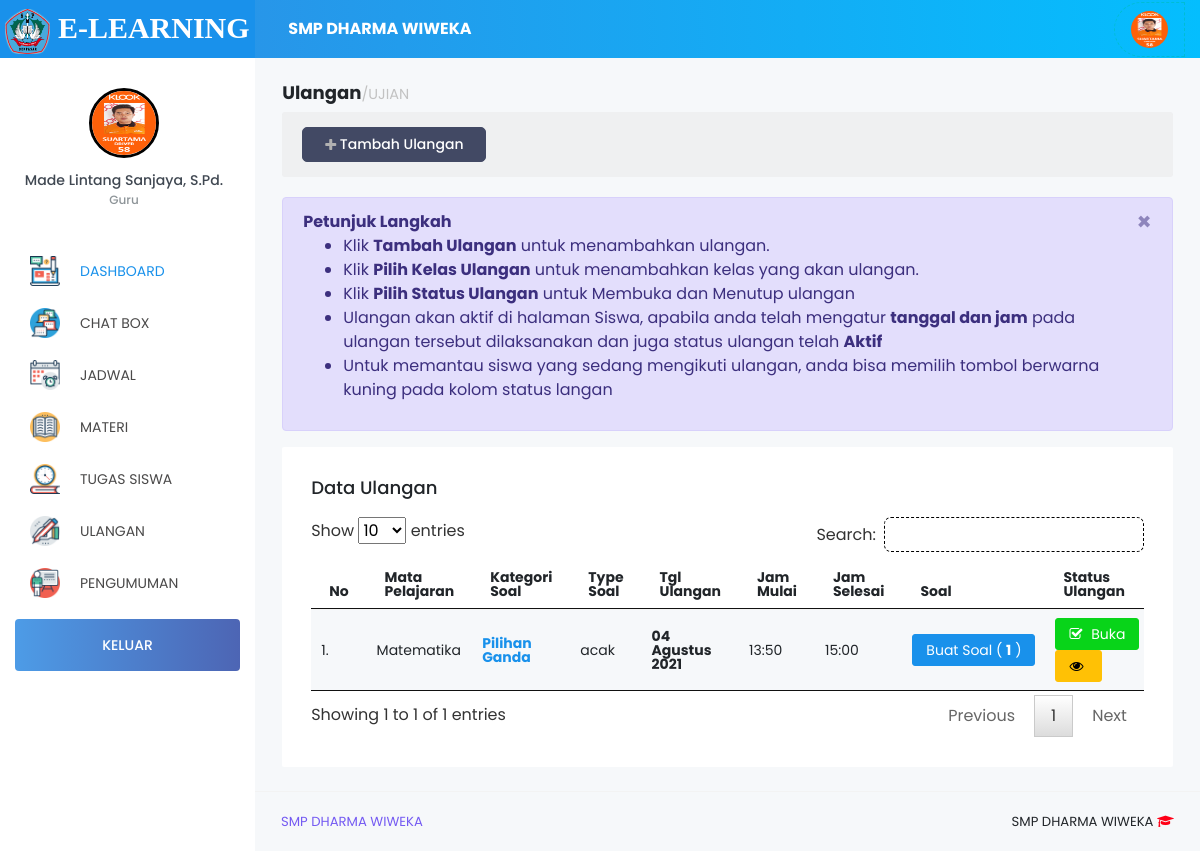
The app's page /Guru/index.php?page=ujian (signed in), older data.
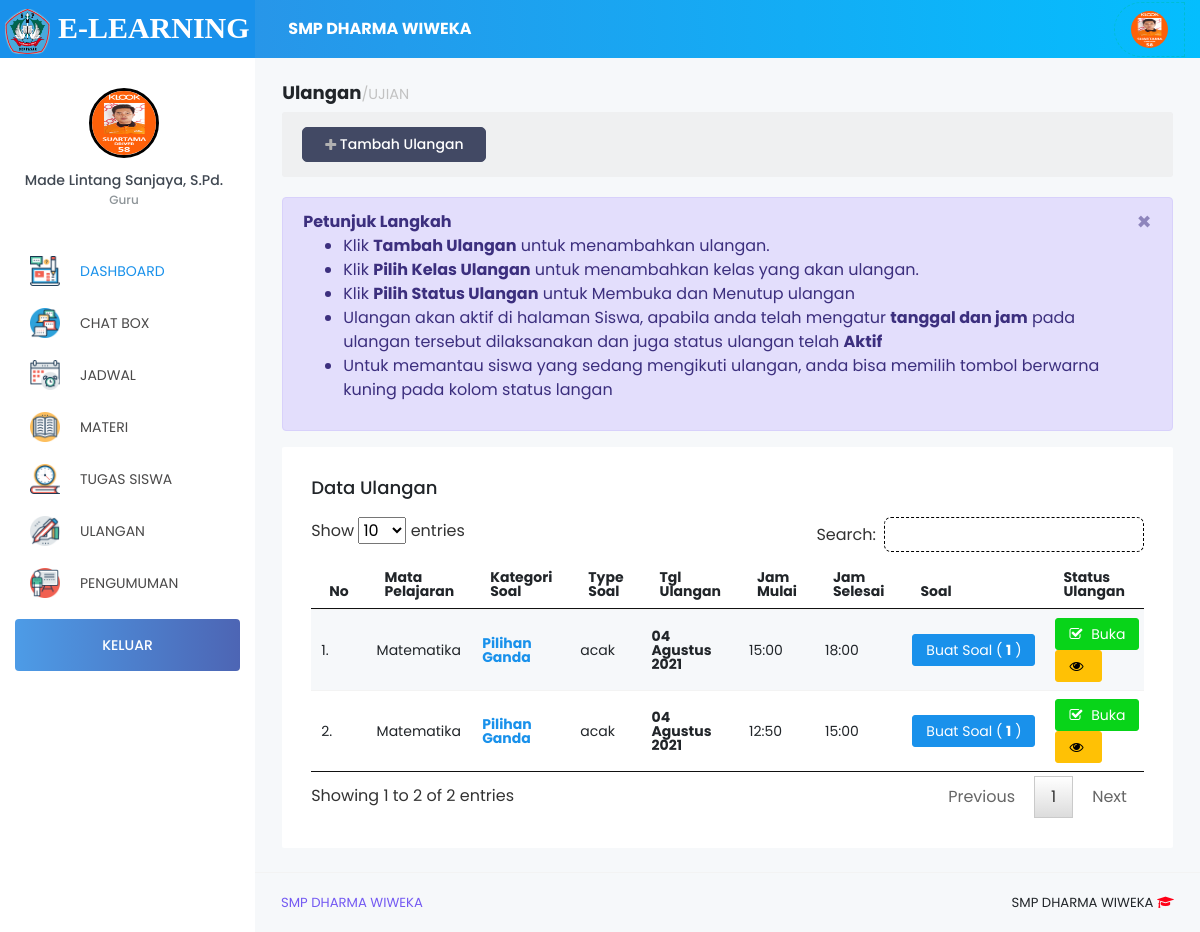
The same page, newer data.
### tables this page shows
CREATE TABLE `ujian` (
  `id_ujian` int(5) NOT NULL,
  `kategori` enum('pilgan','essay') DEFAULT NULL,
  `judul` varchar(50) NOT NULL,
  `tanggal` date NOT NULL,
  `waktu` time NOT NULL,
  `jml_soal` int(30) NOT NULL,
  `acak` varchar(100) NOT NULL,
  `tipe` int(1) NOT NULL,
  `id_jenis` int(11) NOT NULL,
  `id_guru` int(11) NOT NULL,
  `id_mapel` int(11) NOT NULL,
  `id_semester` int(11) NOT NULL,
  `jam_mulai` varchar(191) NOT NULL,
  `jam_selesai` varchar(191) NOT NULL
);

CREATE TABLE `tb_master_mapel` (
  `id_mapel` int(11) NOT NULL,
  `mapel` varchar(60) NOT NULL
);

### Guru/modul/ujian/data_ujian.php (the view, shortened to what the changed rows need)
<div class="content-wrapper">
  <h4>
    <b>Ulangan</b><small class="text-muted">/UJIAN</small>
  </h4>
  <div class="row purchace-popup">
    <div class="col-md-12 col-xs-12">
      <span class="d-flex alifn-items-center">
        <a class="btn btn-dark" href="?page=ujian&act=add"> <i class="fa fa-plus"></i> Tambah Ulangan</a>
      </span>
    </div>
  </div>
  <div class="row">
    <div class="col-md-12 col-xs-12">
      <div class="alert alert-info alert-dismissible" role="alert">
        <button type="button" class="close" data-dismiss="alert" aria-label="Close"><span aria-hidden="true">&times;</span></button>
        <strong>Petunjuk Langkah</strong> <br>
        <ul>
          <li> Klik <b>Tambah Ulangan</b> untuk menambahkan ulangan.</li>
          <li> Klik <b>Pilih Kelas Ulangan</b> untuk menambahkan kelas yang akan ulangan.</li>
          <li> Klik <b>Pilih Status Ulangan</b> untuk Membuka dan Menutup ulangan</li>
          <li> Ulangan akan aktif di halaman Siswa, apabila anda telah mengatur <b>tanggal dan jam</b> pada ulangan tersebut dilaksanakan dan juga status ulangan telah <b>Aktif</b></li>
          <li>Untuk memantau siswa yang sedang mengikuti ulangan, anda bisa memilih tombol berwarna kuning pada kolom status langan</li>
        </ul>
      </div>
      <div class="card">
        <div class="card-body">
          <h4 class="card-title">Data Ulangan</h4>
          <div class="table-responsive">
            <table class="table table-striped table-hover table-condensed" id="data">
              <thead>
                <tr>
                  <th>No</th>
                  <th>Mata Pelajaran</th>
                  <th>Kategori Soal</th>
                  <th>Type Soal</th>
                  <th>Tgl Ulangan</th>
                  <th>Jam Mulai</th>
                  <th>Jam Selesai</th>
                  <th>Soal</th>
                  <th>Status Ulangan</th>
                </tr>
              </thead>
              <tbody>
                <?php
                  function tgl_indo($tanggal){
                    $bulan = array (
                      1 =>   'Januari',
                      'Februari',
                      'Maret',
                      'April',
                      'Mei',
                      'Juni',
                      'Juli',
                      'Agustus',
                      'September',
                      'Oktober',
                      'November',
                      'Desember'
                    );
                    $pecahkan = explode('-', $tanggal);
                    return $pecahkan[2] . ' ' . $bulan[ (int)$pecahkan[1] ] . ' ' . $pecahkan[0];
                  }
                  $no       = 1;
                  $sqlrole  = mysqli_query($con,"SELECT * FROM ujian
                    INNER JOIN tb_jenisujian ON ujian.id_jenis=tb_jenisujian.id_jenis
                    INNER JOIN tb_master_mapel ON ujian.id_mapel=tb_master_mapel.id_mapel
                    INNER JOIN tb_master_semester ON ujian.id_semester=tb_master_semester.id_semester
                    INNER JOIN tb_roleguru ON ujian.id_mapel = tb_roleguru.id_mapel
                    WHERE tb_roleguru.id_guru  = '$sesi'
                    ORDER BY id_ujian DESC");
                  foreach ($sqlrole as $row) { ?>
                  <tr>
                    <td><?=$no++; ?>.</td>
                    <td><?=$row['mapel']; ?> </td>
                    <?php if($row['kategori'] == 'pilgan') { ?>
                      <td>
                        <a href="?page=ujian&act=soal&id=<?=$row['id_ujian']; ?>">
                          <b class="text-primary"><?= $row['kategori'] == 'pilgan' ? 'Pilihan Ganda' : 'Essay' ?></b>
                        </a>
                      </td>
                    <?php } ?>
                    <td><?=$row['acak']; ?></td>
                    <td><b><?= tgl_indo(date('Y-m-d',strtotime($row['tanggal']))); ?></b></td>
                    <td><?= $row['jam_mulai']; ?></td>
                    <td><?= $row['jam_selesai']; ?></td>
                    <td>
                      <?php
                        if($row['kategori'] == 'pilgan') {
                          $jmlSoal = mysqli_num_rows(mysqli_query($con,"SELECT * FROM soal WHERE id_ujian='$row[id_ujian]' ")) ?>
                          <a href="?page=ujian&act=soal&id=<?=$row['id_ujian']; ?>" class="btn btn-primary btn-sm text-white">Buat Soal  ( <b><?=$jmlSoal; ?></b> )</a>
                      <?php } else {
                        $jmlSoal = mysqli_num_rows(mysqli_query($con,"SELECT * FROM soal_essay WHERE id_ujian='$row[id_ujian]' ")) ?>
                        <a href="?page=ujian&act=soalessay&id=<?=$row['id_ujian']; ?>" class="btn btn-primary btn-sm text-white">Buat Soal  ( <b><?=$jmlSoal; ?></b> )</a>
                      <?php } ?>
                    </td>
                    <td>
                      <?php
                        $klsu = mysqli_query($con,"SELECT * FROM kelas_ujian WHERE id_ujian='$row[id_ujian]' AND aktif='Y' ");
                        $jml  = mysqli_num_rows($klsu);
                        if ($jml >0) { ?>
                          <a data-toggle="modal" data-target="#tutup<?=$row['id_ujian']; ?>" class="btn btn-success btn-sm text-white"><i class="fa fa-check-square-o"></i> Buka </a>
                          <a href="?page=ujian&act=status&id=<?=$row['id_ujian'] ?>" class="btn btn-warning btn-sm text-black"><i class="fa fa-eye text-black"></i></a>
                        <?php }
                      ?>
                    </td>
                        </tr>
                      <?php } ?>
                    </tbody>
                  </table>
                    </div>
                </div>
              </div>
  </div>
</div>
</div>

Row changes from the older to the newer data that the page shows:
added ujian: id_mapel.mapel "Matematika", kategori "Pilihan Ganda", acak "acak", tanggal "04 Agustus 2021", jam_mulai "15:00", jam_selesai "18:00", jmlSoal "1"
changed ujian (number 2 of 2 on the later page): jam_mulai "13:50" → "12:50"
Text that changed along with them:
text written by a page script: "Show entries Search: Showing 1 to 1 of 1 entries Previous 1 Next" → "Show entries Search: Showing 1 to 2 of 2 entries Previous 1 Next"
